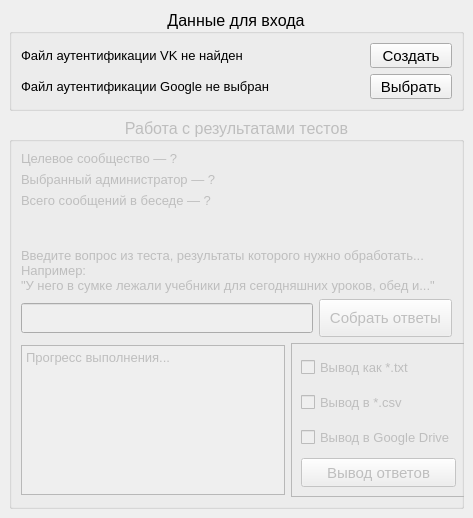
<?xml version="1.0" encoding="UTF-8"?>
<ui version="4.0">
 <class>MainWindow</class>
 <widget class="QMainWindow" name="MainWindow">
  <property name="enabled">
   <bool>true</bool>
  </property>
  <property name="geometry">
   <rect>
    <x>0</x>
    <y>0</y>
    <width>473</width>
    <height>518</height>
   </rect>
  </property>
  <property name="sizePolicy">
   <sizepolicy hsizetype="Fixed" vsizetype="Fixed">
    <horstretch>0</horstretch>
    <verstretch>0</verstretch>
   </sizepolicy>
  </property>
  <property name="minimumSize">
   <size>
    <width>473</width>
    <height>518</height>
   </size>
  </property>
  <property name="maximumSize">
   <size>
    <width>473</width>
    <height>518</height>
   </size>
  </property>
  <property name="windowTitle">
   <string>Обработчик результатов тестов</string>
  </property>
  <property name="statusTip">
   <string/>
  </property>
  <property name="whatsThis">
   <string/>
  </property>
  <widget class="QWidget" name="centralwidget">
   <property name="sizePolicy">
    <sizepolicy hsizetype="Fixed" vsizetype="Fixed">
     <horstretch>0</horstretch>
     <verstretch>0</verstretch>
    </sizepolicy>
   </property>
   <property name="maximumSize">
    <size>
     <width>16777215</width>
     <height>16777215</height>
    </size>
   </property>
   <layout class="QVBoxLayout" name="verticalLayout_5">
    <item>
     <widget class="QGroupBox" name="authInfoBox">
      <property name="font">
       <font>
        <pointsize>12</pointsize>
       </font>
      </property>
      <property name="title">
       <string>Данные для входа</string>
      </property>
      <property name="alignment">
       <set>Qt::AlignCenter</set>
      </property>
      <layout class="QGridLayout" name="gridLayout_2">
       <item row="1" column="1">
        <widget class="QLabel" name="GauthIco">
         <property name="maximumSize">
          <size>
           <width>32</width>
           <height>32</height>
          </size>
         </property>
         <property name="text">
          <string/>
         </property>
         <property name="pixmap">
          <pixmap>ico/question.png</pixmap>
         </property>
         <property name="scaledContents">
          <bool>true</bool>
         </property>
        </widget>
       </item>
       <item row="0" column="0">
        <widget class="QLabel" name="VKauthLabel">
         <property name="font">
          <font>
           <pointsize>10</pointsize>
          </font>
         </property>
         <property name="text">
          <string>Файл аутентификации VK не найден</string>
         </property>
         <property name="textFormat">
          <enum>Qt::AutoText</enum>
         </property>
         <property name="scaledContents">
          <bool>false</bool>
         </property>
        </widget>
       </item>
       <item row="1" column="0">
        <widget class="QLabel" name="GauthLabel">
         <property name="font">
          <font>
           <pointsize>10</pointsize>
          </font>
         </property>
         <property name="text">
          <string>Файл аутентификации Google не выбран</string>
         </property>
        </widget>
       </item>
       <item row="0" column="1">
        <widget class="QLabel" name="VKauthIco">
         <property name="maximumSize">
          <size>
           <width>32</width>
           <height>32</height>
          </size>
         </property>
         <property name="text">
          <string/>
         </property>
         <property name="textFormat">
          <enum>Qt::AutoText</enum>
         </property>
         <property name="pixmap">
          <pixmap>ico/cross.png</pixmap>
         </property>
         <property name="scaledContents">
          <bool>true</bool>
         </property>
        </widget>
       </item>
       <item row="0" column="2">
        <widget class="QPushButton" name="VKauthBtn">
         <property name="sizePolicy">
          <sizepolicy hsizetype="Preferred" vsizetype="Preferred">
           <horstretch>0</horstretch>
           <verstretch>0</verstretch>
          </sizepolicy>
         </property>
         <property name="minimumSize">
          <size>
           <width>82</width>
           <height>25</height>
          </size>
         </property>
         <property name="maximumSize">
          <size>
           <width>82</width>
           <height>25</height>
          </size>
         </property>
         <property name="font">
          <font>
           <pointsize>11</pointsize>
          </font>
         </property>
         <property name="text">
          <string>Создать</string>
         </property>
        </widget>
       </item>
       <item row="1" column="2">
        <widget class="QPushButton" name="GauthBtn">
         <property name="sizePolicy">
          <sizepolicy hsizetype="Preferred" vsizetype="Preferred">
           <horstretch>0</horstretch>
           <verstretch>0</verstretch>
          </sizepolicy>
         </property>
         <property name="minimumSize">
          <size>
           <width>82</width>
           <height>25</height>
          </size>
         </property>
         <property name="maximumSize">
          <size>
           <width>82</width>
           <height>25</height>
          </size>
         </property>
         <property name="font">
          <font>
           <pointsize>11</pointsize>
          </font>
         </property>
         <property name="text">
          <string>Выбрать</string>
         </property>
        </widget>
       </item>
      </layout>
     </widget>
    </item>
    <item>
     <widget class="QGroupBox" name="functionBox">
      <property name="enabled">
       <bool>false</bool>
      </property>
      <property name="sizePolicy">
       <sizepolicy hsizetype="Preferred" vsizetype="Preferred">
        <horstretch>0</horstretch>
        <verstretch>0</verstretch>
       </sizepolicy>
      </property>
      <property name="font">
       <font>
        <pointsize>12</pointsize>
       </font>
      </property>
      <property name="title">
       <string>Работа с результатами тестов</string>
      </property>
      <property name="alignment">
       <set>Qt::AlignCenter</set>
      </property>
      <layout class="QVBoxLayout" name="verticalLayout_3">
       <item>
        <layout class="QVBoxLayout" name="verticalLayout">
         <property name="spacing">
          <number>6</number>
         </property>
         <item>
          <widget class="QLabel" name="groupLabel">
           <property name="sizePolicy">
            <sizepolicy hsizetype="Preferred" vsizetype="Fixed">
             <horstretch>0</horstretch>
             <verstretch>0</verstretch>
            </sizepolicy>
           </property>
           <property name="font">
            <font>
             <pointsize>10</pointsize>
            </font>
           </property>
           <property name="text">
            <string>Целевое сообщество — ?</string>
           </property>
          </widget>
         </item>
         <item>
          <widget class="QLabel" name="adminLabel">
           <property name="sizePolicy">
            <sizepolicy hsizetype="Preferred" vsizetype="Fixed">
             <horstretch>0</horstretch>
             <verstretch>0</verstretch>
            </sizepolicy>
           </property>
           <property name="font">
            <font>
             <pointsize>10</pointsize>
            </font>
           </property>
           <property name="text">
            <string>Выбранный администратор — ?</string>
           </property>
          </widget>
         </item>
         <item>
          <widget class="QLabel" name="msgsNumLabel">
           <property name="sizePolicy">
            <sizepolicy hsizetype="Preferred" vsizetype="Fixed">
             <horstretch>0</horstretch>
             <verstretch>0</verstretch>
            </sizepolicy>
           </property>
           <property name="font">
            <font>
             <pointsize>10</pointsize>
            </font>
           </property>
           <property name="text">
            <string>Всего сообщений в беседе — ?</string>
           </property>
          </widget>
         </item>
        </layout>
       </item>
       <item>
        <layout class="QVBoxLayout" name="verticalLayout_2">
         <property name="spacing">
          <number>6</number>
         </property>
         <item>
          <widget class="QLabel" name="tipLabel">
           <property name="font">
            <font>
             <pointsize>10</pointsize>
            </font>
           </property>
           <property name="text">
            <string>Введите вопрос из теста, результаты которого нужно обработать...
Например:
&quot;У него в сумке лежали учебники для сегодняшних уроков, обед и...&quot;</string>
           </property>
           <property name="alignment">
            <set>Qt::AlignBottom|Qt::AlignLeading|Qt::AlignLeft</set>
           </property>
           <property name="wordWrap">
            <bool>true</bool>
           </property>
          </widget>
         </item>
         <item>
          <layout class="QHBoxLayout" name="horizontalLayout">
           <item>
            <widget class="QLineEdit" name="targetQLine">
             <property name="font">
              <font>
               <family>Noto Sans</family>
               <pointsize>11</pointsize>
              </font>
             </property>
            </widget>
           </item>
           <item>
            <widget class="QPushButton" name="startBtn">
             <property name="enabled">
              <bool>false</bool>
             </property>
             <property name="sizePolicy">
              <sizepolicy hsizetype="Preferred" vsizetype="Fixed">
               <horstretch>0</horstretch>
               <verstretch>0</verstretch>
              </sizepolicy>
             </property>
             <property name="minimumSize">
              <size>
               <width>133</width>
               <height>38</height>
              </size>
             </property>
             <property name="maximumSize">
              <size>
               <width>133</width>
               <height>38</height>
              </size>
             </property>
             <property name="font">
              <font>
               <pointsize>11</pointsize>
              </font>
             </property>
             <property name="text">
              <string>Собрать ответы</string>
             </property>
            </widget>
           </item>
          </layout>
         </item>
        </layout>
       </item>
       <item>
        <widget class="QFrame" name="frame">
         <property name="minimumSize">
          <size>
           <width>445</width>
           <height>154</height>
          </size>
         </property>
         <property name="maximumSize">
          <size>
           <width>445</width>
           <height>154</height>
          </size>
         </property>
         <property name="frameShape">
          <enum>QFrame::NoFrame</enum>
         </property>
         <property name="frameShadow">
          <enum>QFrame::Raised</enum>
         </property>
         <layout class="QHBoxLayout" name="horizontalLayout_2">
          <property name="leftMargin">
           <number>0</number>
          </property>
          <property name="topMargin">
           <number>0</number>
          </property>
          <property name="rightMargin">
           <number>0</number>
          </property>
          <property name="bottomMargin">
           <number>0</number>
          </property>
          <item>
           <widget class="QTextEdit" name="consoleOut">
            <property name="enabled">
             <bool>false</bool>
            </property>
            <property name="maximumSize">
             <size>
              <width>16777215</width>
              <height>150</height>
             </size>
            </property>
            <property name="font">
             <font>
              <pointsize>9</pointsize>
             </font>
            </property>
            <property name="readOnly">
             <bool>true</bool>
            </property>
            <property name="html">
             <string>&lt;!DOCTYPE HTML PUBLIC &quot;-//W3C//DTD HTML 4.0//EN&quot; &quot;http://www.w3.org/TR/REC-html40/strict.dtd&quot;&gt;
&lt;html&gt;&lt;head&gt;&lt;meta name=&quot;qrichtext&quot; content=&quot;1&quot; /&gt;&lt;style type=&quot;text/css&quot;&gt;
p, li { white-space: pre-wrap; }
&lt;/style&gt;&lt;/head&gt;&lt;body style=&quot; font-family:'Noto Sans'; font-size:9pt; font-weight:400; font-style:normal;&quot;&gt;
&lt;p style=&quot; margin-top:0px; margin-bottom:0px; margin-left:0px; margin-right:0px; -qt-block-indent:0; text-indent:0px;&quot;&gt;&lt;span style=&quot; font-size:10pt;&quot;&gt;Прогресс выполнения...&lt;/span&gt;&lt;br /&gt;&lt;/p&gt;&lt;/body&gt;&lt;/html&gt;</string>
            </property>
           </widget>
          </item>
          <item>
           <widget class="QFrame" name="outputBox">
            <property name="enabled">
             <bool>false</bool>
            </property>
            <property name="frameShape">
             <enum>QFrame::StyledPanel</enum>
            </property>
            <property name="frameShadow">
             <enum>QFrame::Raised</enum>
            </property>
            <layout class="QVBoxLayout" name="verticalLayout_4">
             <item>
              <widget class="QCheckBox" name="txtCheck">
               <property name="sizePolicy">
                <sizepolicy hsizetype="Minimum" vsizetype="Preferred">
                 <horstretch>0</horstretch>
                 <verstretch>0</verstretch>
                </sizepolicy>
               </property>
               <property name="font">
                <font>
                 <pointsize>10</pointsize>
                </font>
               </property>
               <property name="text">
                <string>Вывод как *.txt</string>
               </property>
              </widget>
             </item>
             <item>
              <widget class="QCheckBox" name="csvCheck">
               <property name="sizePolicy">
                <sizepolicy hsizetype="Minimum" vsizetype="Preferred">
                 <horstretch>0</horstretch>
                 <verstretch>0</verstretch>
                </sizepolicy>
               </property>
               <property name="font">
                <font>
                 <pointsize>10</pointsize>
                </font>
               </property>
               <property name="text">
                <string>Вывод в *.csv</string>
               </property>
              </widget>
             </item>
             <item>
              <widget class="QCheckBox" name="googleCheck">
               <property name="enabled">
                <bool>false</bool>
               </property>
               <property name="sizePolicy">
                <sizepolicy hsizetype="Minimum" vsizetype="Preferred">
                 <horstretch>0</horstretch>
                 <verstretch>0</verstretch>
                </sizepolicy>
               </property>
               <property name="font">
                <font>
                 <pointsize>10</pointsize>
                </font>
               </property>
               <property name="text">
                <string>Вывод в Google Drive</string>
               </property>
               <property name="checkable">
                <bool>true</bool>
               </property>
               <property name="checked">
                <bool>false</bool>
               </property>
              </widget>
             </item>
             <item>
              <widget class="QPushButton" name="saveBtn">
               <property name="enabled">
                <bool>false</bool>
               </property>
               <property name="sizePolicy">
                <sizepolicy hsizetype="Preferred" vsizetype="Preferred">
                 <horstretch>0</horstretch>
                 <verstretch>0</verstretch>
                </sizepolicy>
               </property>
               <property name="font">
                <font>
                 <pointsize>11</pointsize>
                </font>
               </property>
               <property name="text">
                <string>Вывод ответов</string>
               </property>
              </widget>
             </item>
            </layout>
           </widget>
          </item>
         </layout>
        </widget>
       </item>
      </layout>
     </widget>
    </item>
   </layout>
  </widget>
 </widget>
 <tabstops>
  <tabstop>VKauthBtn</tabstop>
  <tabstop>GauthBtn</tabstop>
  <tabstop>targetQLine</tabstop>
  <tabstop>startBtn</tabstop>
  <tabstop>consoleOut</tabstop>
 </tabstops>
 <resources/>
 <connections>
  <connection>
   <sender>VKauthBtn</sender>
   <signal>clicked()</signal>
   <receiver>MainWindow</receiver>
   <slot>VKauthBtn_clicked()</slot>
   <hints>
    <hint type="sourcelabel">
     <x>458</x>
     <y>69</y>
    </hint>
    <hint type="destinationlabel">
     <x>423</x>
     <y>223</y>
    </hint>
   </hints>
  </connection>
  <connection>
   <sender>GauthBtn</sender>
   <signal>clicked()</signal>
   <receiver>MainWindow</receiver>
   <slot>GauthBtn_clicked()</slot>
   <hints>
    <hint type="sourcelabel">
     <x>458</x>
     <y>100</y>
    </hint>
    <hint type="destinationlabel">
     <x>431</x>
     <y>219</y>
    </hint>
   </hints>
  </connection>
  <connection>
   <sender>startBtn</sender>
   <signal>clicked()</signal>
   <receiver>MainWindow</receiver>
   <slot>StartBtn_clicked()</slot>
   <hints>
    <hint type="sourcelabel">
     <x>456</x>
     <y>341</y>
    </hint>
    <hint type="destinationlabel">
     <x>431</x>
     <y>436</y>
    </hint>
   </hints>
  </connection>
  <connection>
   <sender>targetQLine</sender>
   <signal>textEdited(QString)</signal>
   <receiver>MainWindow</receiver>
   <slot>BtnsDisable()</slot>
   <hints>
    <hint type="sourcelabel">
     <x>277</x>
     <y>340</y>
    </hint>
    <hint type="destinationlabel">
     <x>315</x>
     <y>194</y>
    </hint>
   </hints>
  </connection>
  <connection>
   <sender>csvCheck</sender>
   <signal>toggled(bool)</signal>
   <receiver>MainWindow</receiver>
   <slot>BtnsDisable()</slot>
   <hints>
    <hint type="sourcelabel">
     <x>450</x>
     <y>418</y>
    </hint>
    <hint type="destinationlabel">
     <x>232</x>
     <y>194</y>
    </hint>
   </hints>
  </connection>
  <connection>
   <sender>txtCheck</sender>
   <signal>toggled(bool)</signal>
   <receiver>MainWindow</receiver>
   <slot>BtnsDisable()</slot>
   <hints>
    <hint type="sourcelabel">
     <x>450</x>
     <y>384</y>
    </hint>
    <hint type="destinationlabel">
     <x>138</x>
     <y>194</y>
    </hint>
   </hints>
  </connection>
  <connection>
   <sender>googleCheck</sender>
   <signal>toggled(bool)</signal>
   <receiver>MainWindow</receiver>
   <slot>BtnsDisable()</slot>
   <hints>
    <hint type="sourcelabel">
     <x>450</x>
     <y>451</y>
    </hint>
    <hint type="destinationlabel">
     <x>40</x>
     <y>193</y>
    </hint>
   </hints>
  </connection>
  <connection>
   <sender>saveBtn</sender>
   <signal>clicked()</signal>
   <receiver>MainWindow</receiver>
   <slot>SaveBtn_clicked()</slot>
   <hints>
    <hint type="sourcelabel">
     <x>450</x>
     <y>495</y>
    </hint>
    <hint type="destinationlabel">
     <x>152</x>
     <y>562</y>
    </hint>
   </hints>
  </connection>
 </connections>
 <slots>
  <slot>VKauthBtn_clicked()</slot>
  <slot>GauthBtn_clicked()</slot>
  <slot>StartBtn_clicked()</slot>
  <slot>BtnsDisable()</slot>
  <slot>SaveBtn_clicked()</slot>
 </slots>
</ui>
